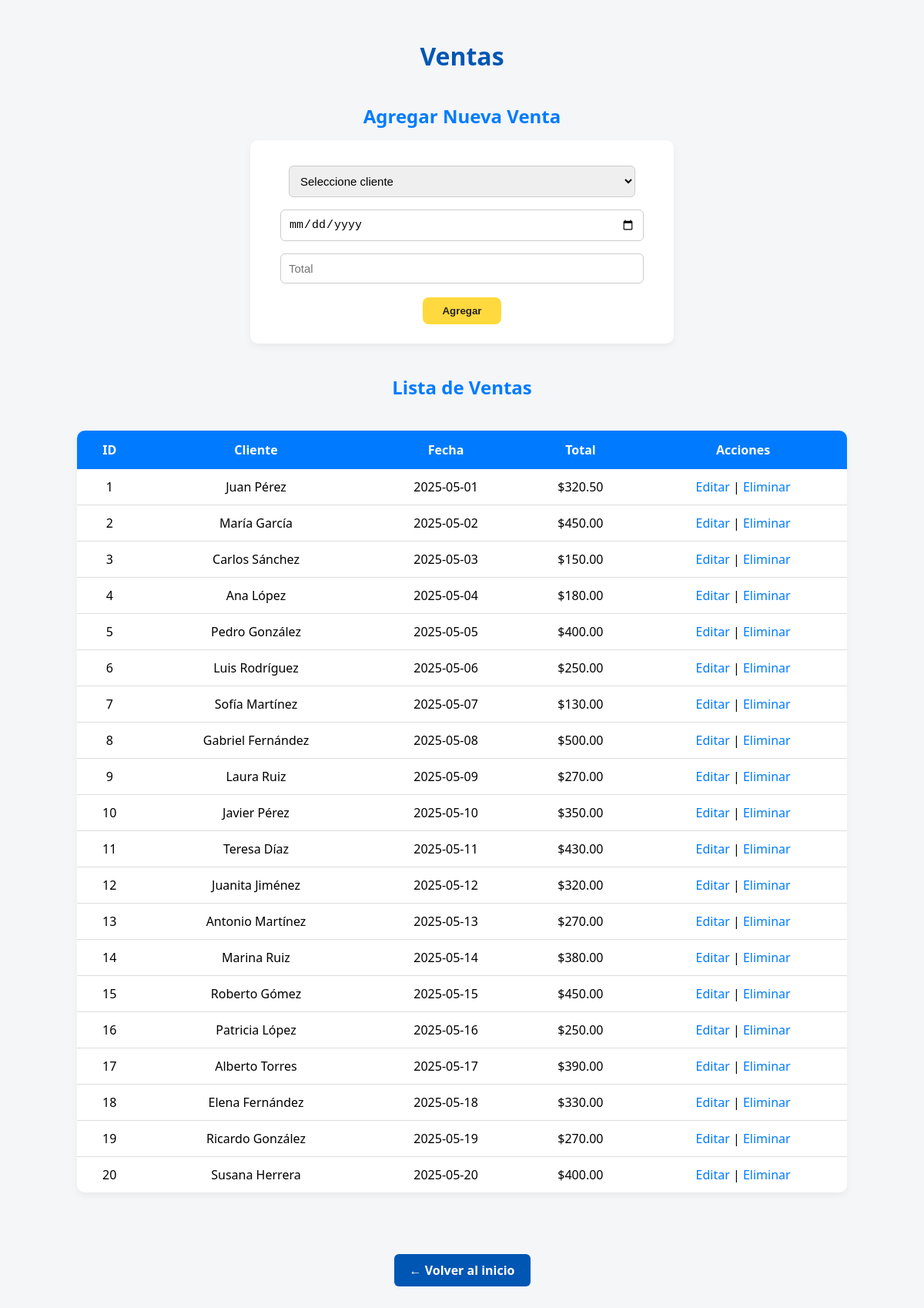
Page /ventas.php on the committed database.
### tables this page shows
CREATE TABLE `ventas` (
  `id_venta` int(11) NOT NULL,
  `id_cliente` int(11) DEFAULT NULL,
  `fecha_venta` date NOT NULL,
  `total_venta` decimal(10,2) NOT NULL
);

CREATE TABLE `clientes` (
  `id_cliente` int(11) NOT NULL,
  `nombre_cliente` varchar(255) NOT NULL,
  `email_cliente` varchar(255) NOT NULL,
  `telefono_cliente` varchar(20) DEFAULT NULL,
  `direccion_cliente` text DEFAULT NULL
);

### ventas.php (the view, shortened to what this page needs)
<?php
$host = "localhost";
$user = "root";
$pass = "";
$dbname = "almacen";
$conn = new mysqli($host, $user, $pass, $dbname);
$clientes = $conn->query("SELECT * FROM clientes");
?>
<!DOCTYPE html>
<html lang="es">
<head>
</head>
<body>
<h1>Ventas</h1>
<?php if (isset($_GET['editar'])):
    $id = intval($_GET['editar']);
    $res = $conn->query("SELECT * FROM ventas WHERE id_venta = $id");
    $venta = $res->fetch_assoc(); ?>
    <h2>Editar Venta</h2>
    <form method="post">
        <input type="hidden" name="id_venta" value="<?= $venta['id_venta'] ?>">
        <select name="id_cliente" required>
            <option value="">Seleccione cliente</option>
            <?php
            $clientes->data_seek(0);
            while ($cli = $clientes->fetch_assoc()) {
                $sel = ($cli['id_cliente'] == $venta['id_cliente']) ? 'selected' : '';
                echo "<option value='{$cli['id_cliente']}' $sel>{$cli['nombre_cliente']}</option>";
            }
            ?>
        </select>
        <input type="date" name="fecha_venta" value="<?= $venta['fecha_venta'] ?>" required>
        <input type="number" step="0.01" name="total_venta" value="<?= $venta['total_venta'] ?>" required>
        <input type="submit" name="editar" value="Actualizar">
    </form>
<?php else: ?>
    <h2>Agregar Nueva Venta</h2>
    <form method="post">
        <select name="id_cliente" required>
            <option value="">Seleccione cliente</option>
        </select>
        <input type="date" name="fecha_venta" required>
        <input type="number" step="0.01" name="total_venta" placeholder="Total" required>
        <input type="submit" name="agregar" value="Agregar">
    </form>
<?php endif; ?>
<h2>Lista de Ventas</h2>
<table>
    <tr>
        <th>ID</th>
        <th>Cliente</th>
        <th>Fecha</th>
        <th>Total</th>
        <th>Acciones</th>
    </tr>
    <?php
    $res = $conn->query("SELECT v.*, c.nombre_cliente FROM ventas v
                         LEFT JOIN clientes c ON v.id_cliente = c.id_cliente");
    while ($row = $res->fetch_assoc()) {
        echo "<tr>
                <td>{$row['id_venta']}</td>
                <td>{$row['nombre_cliente']}</td>
                <td>{$row['fecha_venta']}</td>
                <td>\${$row['total_venta']}</td>
                <td>
                    <a class='btn-link' href='ventas.php?editar={$row['id_venta']}'>Editar</a> |
                    <a class='btn-link' href='ventas.php?eliminar={$row['id_venta']}' onclick='return confirm(\"¿Eliminar esta venta?\")'>Eliminar</a>
                </td>
              </tr>";
    }
    ?>
</table>
<a href="index.php" class="volver">← Volver al inicio</a>
</body>
</html>

### ventas.php (style rules this page uses)
:root { --azul: #007BFF; --azul-oscuro: #0056b3; --amarillo: #FFD93D; --amarillo-oscuro: #F4C900; --gris: #f4f6f8; }
body { font-family: 'Segoe UI', sans-serif; background-color: var(--gris); margin: 0; padding: 30px 20px; text-align: center; }
h1 { color: var(--azul-oscuro); margin-bottom: 30px; }
h2 { color: var(--azul); margin-top: 40px; margin-bottom: 15px; }
form { background-color: #fff; padding: 25px; margin: 0 auto 30px; border-radius: 10px; box-shadow: 0 4px 10px rgba(0,0,0,0.05); max-width: 500px; }
select, input[type="date"], input[type="number"] { width: 90%; padding: 10px; margin: 8px 0; border: 1px solid #ccc; border-radius: 6px; font-size: 15px; }
input[type="submit"] { background-color: var(--amarillo); color: #222; font-weight: bold; padding: 10px 25px; border: none; border-radius: 8px; margin-top: 10px; cursor: pointer; transition: background-color 0.3s ease; }
table { width: 95%; max-width: 1000px; margin: 40px auto; border-collapse: collapse; background-color: #fff; box-shadow: 0 4px 10px rgba(0,0,0,0.05); border-radius: 10px; overflow: hidden; }
th { background-color: var(--azul); color: white; padding: 14px; }
td { padding: 12px; border-bottom: 1px solid #ddd; }
tr:last-child td { border-bottom: none; }
.btn-link { color: var(--azul); text-decoration: none; font-weight: 500; }
.volver { display: inline-block; margin-top: 40px; text-decoration: none; background: var(--azul-oscuro); color: white; padding: 10px 20px; border-radius: 6px; font-weight: bold; }

### rows in the picture
ventas: id_venta "1", id_cliente.nombre_cliente "Juan Pérez", fecha_venta "2025-05-01", total_venta "320.50"
ventas: id_venta "2", id_cliente.nombre_cliente "María García", fecha_venta "2025-05-02", total_venta "450.00"
ventas: id_venta "3", id_cliente.nombre_cliente "Carlos Sánchez", fecha_venta "2025-05-03", total_venta "150.00"
ventas: id_venta "4", id_cliente.nombre_cliente "Ana López", fecha_venta "2025-05-04", total_venta "180.00"
ventas: id_venta "5", id_cliente.nombre_cliente "Pedro González", fecha_venta "2025-05-05", total_venta "400.00"
ventas: id_venta "6", id_cliente.nombre_cliente "Luis Rodríguez", fecha_venta "2025-05-06", total_venta "250.00"
ventas: id_venta "7", id_cliente.nombre_cliente "Sofía Martínez", fecha_venta "2025-05-07", total_venta "130.00"
ventas: id_venta "8", id_cliente.nombre_cliente "Gabriel Fernández", fecha_venta "2025-05-08", total_venta "500.00"
ventas: id_venta "9", id_cliente.nombre_cliente "Laura Ruiz", fecha_venta "2025-05-09", total_venta "270.00"
ventas: id_venta "10", id_cliente.nombre_cliente "Javier Pérez", fecha_venta "2025-05-10", total_venta "350.00"
ventas: id_venta "11", id_cliente.nombre_cliente "Teresa Díaz", fecha_venta "2025-05-11", total_venta "430.00"
ventas: id_venta "12", id_cliente.nombre_cliente "Juanita Jiménez", fecha_venta "2025-05-12", total_venta "320.00"
ventas: id_venta "13", id_cliente.nombre_cliente "Antonio Martínez", fecha_venta "2025-05-13", total_venta "270.00"
ventas: id_venta "14", id_cliente.nombre_cliente "Marina Ruiz", fecha_venta "2025-05-14", total_venta "380.00"
ventas: id_venta "15", id_cliente.nombre_cliente "Roberto Gómez", fecha_venta "2025-05-15", total_venta "450.00"
ventas: id_venta "16", id_cliente.nombre_cliente "Patricia López", fecha_venta "2025-05-16", total_venta "250.00"
ventas: id_venta "17", id_cliente.nombre_cliente "Alberto Torres", fecha_venta "2025-05-17", total_venta "390.00"
ventas: id_venta "18", id_cliente.nombre_cliente "Elena Fernández", fecha_venta "2025-05-18", total_venta "330.00"
ventas: id_venta "19", id_cliente.nombre_cliente "Ricardo González", fecha_venta "2025-05-19", total_venta "270.00"
ventas: id_venta "20", id_cliente.nombre_cliente "Susana Herrera", fecha_venta "2025-05-20", total_venta "400.00"
